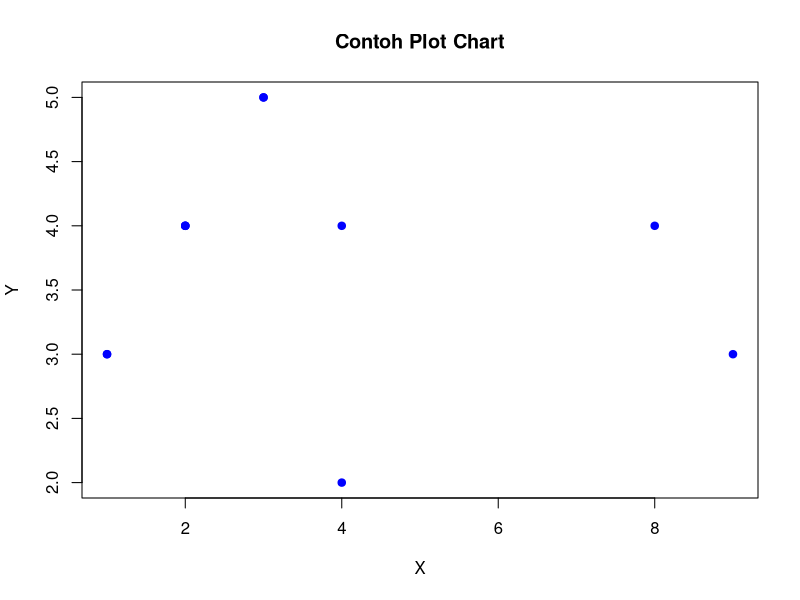

Recreate this plot in R.
x <- c(2,1,2,4,1,2,3,4,8,3,9)
y <- c(4,3,4,4,3,4,5,2,4,5,3)

# plot
pdf("plot-chart.pdf")
plot(x, y, main="Contoh Plot Chart", xlab="X", ylab="Y", pch=19, col="blue")
